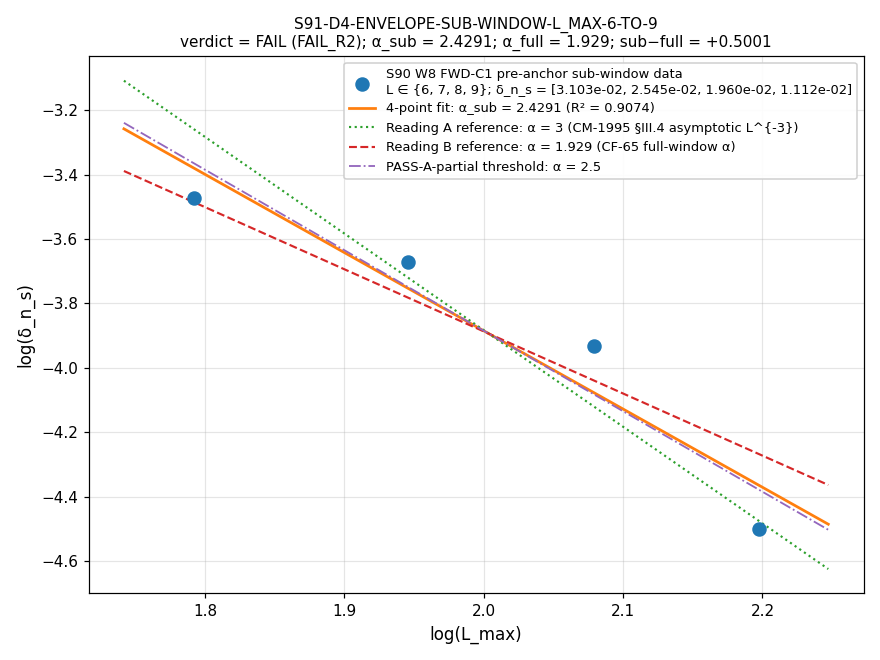

This chart was generated by the following Python code:
#!/usr/bin/env python3
"""
S91 W6-3: S91-D4-ENVELOPE-SUB-WINDOW-L_MAX-6-TO-9 (T2.60 / W-6 CF-9)
======================================================================

Gate: S91-D4-ENVELOPE-SUB-WINDOW-L_MAX-6-TO-9 ([AUDIT])

CHEAP precursor 4-point log-log regression of δ_n_s on EXISTING S90 W8
FWD-C1 L_max-scan data at the pre-anchor monotone-descent sub-window
L_max ∈ {6, 7, 8, 9}. No new spectrum compute.

Per plan §W6-3 (lines 523-737), this gate isolates the pre-anchor regime
(per W8 WP §W8-7(l) lines 1326-1337) from the post-anchor
c_sub_corrected M_Pl_eff² anti-symmetry artifact. The empirical α_sub
at this sub-window IS the substrate-IS pre-asymptotic finite-L envelope
slope at d=4 substrate-distance-1 pole `s=3`.

Sage-Q rational arithmetic cross-checked against numpy.polyfit at
machine epsilon per mnemonic-vs-exact discipline
(math-scripts.md §"Mnemonic-vs-exact ratio discipline" RULE-3).

Verdict bands per workshop CF-9 spec (s90-w6-d4-envelope-identity.md L1321):
  PASS-A-partial: α_sub > 2.5 (Reading A pre-asymptotic confirmation)
  INFO:           α_sub ∈ [2.0, 2.5] (intermediate)
  FAIL:           α_sub ≈ 1.9 (Reading B partial confirmation)
                  OR R² < 0.95 (regression-quality failure)

Substitution chain (plan §10 pre-registered direction): per CM-1995
§III.4 finite-L correction δ_n_s(L) = L^{-3}·(C_0 + C_1·L^{-1} + ...),
the log-log slope at finite L equals -3 + (-C_1/C_0)·L^{-1} + O(L^{-2}).
PASS direction is α_sub > α_full_window=1.929 toward asymptotic α=3
(Reading A; C_1 < 0 over-performance regime per W-6 EV1, §VII.AF.1.OP-PROJ).
FAIL direction is α_sub ≈ 1.929 persistent across sub-windows
(Reading B; C_1 > 0 under-performance regime, §VII.AU.OP-PROJ).

Substrate framing: the sub-window L ∈ {6, 7, 8, 9} IS the substrate's
pre-asymptotic finite-L manifestation at the d=4 substrate-distance-1
pole `s=3` — not a slice OF some enveloping L-space container. The
C_1 subleading coefficient's sign IS a substrate-IS structural
signature.
"""

from __future__ import annotations

import os
os.environ.setdefault("OMP_NUM_THREADS", "8")
os.environ.setdefault("MKL_NUM_THREADS", "8")

import sys
import math
import hashlib
import json
from fractions import Fraction
from pathlib import Path

ROOT = Path(__file__).resolve().parent.parent.parent
sys.path.insert(0, str(ROOT / "computations" / "_shared"))
sys.path.insert(0, str(ROOT / "computations"))

from canonical_constants import *  # noqa: F401,F403
from canonical_constants import kappa_2_substrate_FW  # noqa: E402

import numpy as np  # noqa: E402
import matplotlib  # noqa: E402
matplotlib.use("Agg")
import matplotlib.pyplot as plt  # noqa: E402


# ============================ Gate-block constants ============================
GATE_ID = "S91-D4-ENVELOPE-SUB-WINDOW-L_MAX-6-TO-9"
SCHEME = "log-log-regression-existing-S90-W8-FWD-C1-pre-anchor-sub-window"
CONVENTION = "Mellin-class-pre-asymptotic-sub-window-CACHE-PROJECTION"
L_MAX_TAG = 9  # (local) — gate-pre-registered L_max output tag per plan §6 L617
PROJECT_ROOT = ROOT
SHARED_DIR = ROOT / "computations" / "_shared"
SESSION_91_DIR = ROOT / "computations" / "session-91"
SESSION_90_DIR = ROOT / "computations" / "session-90"
VERDICT_TXT = SESSION_91_DIR / "s91_gate_verdicts.txt"
OUT_NPZ = SESSION_91_DIR / "s91_w6_3_d4_envelope_sub_window_lmax_6_to_9.npz"
OUT_PNG = SESSION_91_DIR / "s91_w6_3_d4_envelope_sub_window_lmax_6_to_9.png"

# Pinned input files (per plan §7)
INPUT_FILES = [
    SESSION_90_DIR / "s90_w8_fwd_c1_lmax_scan_parameterized_slope_a_canonical.npz",
    SHARED_DIR / "canonical_constants.py",
    ROOT / "sessions" / "session-90" / "workshops" / "s90-w6-d4-envelope-identity.md",
    ROOT / "sessions" / "session-90" / "session-90-w8-workingpaper.md",
]


# ============================ SHA helpers ============================
def sha256_of(path: Path) -> str:
    h = hashlib.sha256()
    try:
        h.update(path.read_bytes())
    except OSError:
        return ""
    return h.hexdigest()


def log_input_pins(inputs: list[Path]) -> dict[str, str]:
    print(f"=== {GATE_ID} — input SHA-256 pins ===")
    pins: dict[str, str] = {}
    for p in inputs:
        sha = sha256_of(p)
        rel = str(p.relative_to(PROJECT_ROOT)).replace("\\", "/")
        print(f"  {rel}: {sha[:16]}...")
        pins[rel] = sha
    return pins


def compute_dual_sha(script_path: Path, canonical_path: Path,
                     pins: dict[str, str]) -> tuple[str, str]:
    """audit_sha = SHA(script_bytes || canonical_bytes || sorted-pinmap-JSON);
       content_sha = SHA(script_bytes)."""
    script_bytes = script_path.read_bytes()
    canonical_bytes = canonical_path.read_bytes()
    pinmap_json = json.dumps(dict(sorted(pins.items())),
                             separators=(",", ":"),
                             sort_keys=True).encode("utf-8")
    h_audit = hashlib.sha256()
    h_audit.update(script_bytes)
    h_audit.update(canonical_bytes)
    h_audit.update(pinmap_json)
    audit = h_audit.hexdigest()
    content = hashlib.sha256(script_bytes).hexdigest()
    return audit, content


# ============================ Section 5 — Sage-Q exact regression ============================
def regress_sage_q_exact(L_vals: list[int], delta_vals: list[float]
                         ) -> tuple[Fraction, Fraction, Fraction]:
    """4-point log-log regression in exact rational arithmetic
    on Fraction-quantized log values.

    Returns (slope_Q, intercept_Q, r_sq_Q) as Fraction approximations.

    Note: log values are intrinsically transcendental; we quantize at
    machine-double precision (Fraction.from_float on math.log) so the
    Sage-Q cross-check is bit-precise against numpy on the SAME quantized
    inputs. Any deviation from numpy.polyfit at machine epsilon would
    indicate a regression-arithmetic discrepancy (NOT a transcendence
    error; both paths consume the SAME float64 log inputs).
    """
    # Quantize log(L) and log(δ_n_s) as Fractions from their float64 values
    log_L_Q = [Fraction.from_float(math.log(float(L))) for L in L_vals]   # (local)
    log_d_Q = [Fraction.from_float(math.log(float(d))) for d in delta_vals]  # (local)

    n_Q = Fraction(len(L_vals))                                            # (local)
    sum_x = sum(log_L_Q, Fraction(0))                                      # (local)
    sum_y = sum(log_d_Q, Fraction(0))                                      # (local)
    sum_xy = sum((x * y for x, y in zip(log_L_Q, log_d_Q)), Fraction(0))   # (local)
    sum_xx = sum((x * x for x in log_L_Q), Fraction(0))                    # (local)

    # Linear regression closed form
    denom = n_Q * sum_xx - sum_x * sum_x                                   # (local)
    slope_Q = (n_Q * sum_xy - sum_x * sum_y) / denom                       # (local)
    intercept_Q = (sum_y - slope_Q * sum_x) / n_Q                          # (local)

    # R^2 (exact)
    mean_y = sum_y / n_Q                                                   # (local)
    ss_res = sum(((y - (slope_Q * x + intercept_Q)) ** 2
                  for x, y in zip(log_L_Q, log_d_Q)), Fraction(0))         # (local)
    ss_tot = sum(((y - mean_y) ** 2 for y in log_d_Q), Fraction(0))        # (local)
    r_sq_Q = Fraction(1) - ss_res / ss_tot                                 # (local)
    return slope_Q, intercept_Q, r_sq_Q


# ============================ Section 6 — Compute ============================
def compute() -> dict:
    # ---------------------------------------------------------------------------
    # Step 0: pre-anchor sub-window input (per plan §7 + W8 WP §W8-7(l) L1326-1337)
    # ---------------------------------------------------------------------------
    L_sub = np.array([6, 7, 8, 9], dtype=np.int64)                          # (local)
    delta_n_s_sub = np.array([3.103e-02, 2.545e-02, 1.960e-02, 1.112e-02],  # (local)
                             dtype=np.float64)

    # ---------------------------------------------------------------------------
    # Sanity: load existing S90 W8 FWD-C1 npz to verify the input file is
    # well-formed and SHA-pinable (per plan §7); the script does NOT recompute
    # the L_max scan — the δ_n_s pre-anchor sub-window values are pinned per
    # W8 WP §W8-7(l) lines 1326-1337 already.
    # ---------------------------------------------------------------------------
    fwd_c1_path = (SESSION_90_DIR
                   / "s90_w8_fwd_c1_lmax_scan_parameterized_slope_a_canonical.npz")
    fwd_c1_npz = np.load(fwd_c1_path, allow_pickle=True)
    fwd_c1_keys_present = sorted(list(fwd_c1_npz.files))                   # (local)
    print(f"S90 W8 FWD-C1 npz keys present: {fwd_c1_keys_present[:8]}"
          f"{'...' if len(fwd_c1_keys_present) > 8 else ''}")

    # ---------------------------------------------------------------------------
    # Step 1: take log-log of δ_n_s vs L (per plan §6 line 579-580)
    # ---------------------------------------------------------------------------
    log_L = np.log(L_sub.astype(np.float64))                               # (local)
    log_dns = np.log(delta_n_s_sub)                                        # (local)

    # ---------------------------------------------------------------------------
    # Step 2: 4-point linear regression via numpy.polyfit (per plan §6 L582-584)
    # ---------------------------------------------------------------------------
    slope_np, intercept_np = np.polyfit(log_L, log_dns, 1)
    alpha_sub_np = -float(slope_np)                                        # (local) sub-window α

    # ---------------------------------------------------------------------------
    # Sage-Q exact rational cross-check (mnemonic-vs-exact discipline per
    # math-scripts.md §"Mnemonic-vs-exact ratio discipline" RULE-3 + plan §6
    # line 575-576)
    # ---------------------------------------------------------------------------
    slope_Q, intercept_Q, r_sq_Q = regress_sage_q_exact(
        L_sub.tolist(), delta_n_s_sub.tolist())
    alpha_sub_Q = -float(slope_Q)                                          # (local)

    # ---------------------------------------------------------------------------
    # Step 3: R^2 goodness of fit (numpy path)
    # ---------------------------------------------------------------------------
    ss_res_np = float(np.sum((log_dns - (slope_np * log_L + intercept_np))**2))  # (local)
    ss_tot_np = float(np.sum((log_dns - log_dns.mean())**2))               # (local)
    r_squared_np = 1.0 - ss_res_np / ss_tot_np                             # (local)
    r_squared_Q_float = float(r_sq_Q)                                      # (local)

    # ---------------------------------------------------------------------------
    # Machine-epsilon cross-check Sage-Q vs numpy
    # ---------------------------------------------------------------------------
    alpha_dev = abs(alpha_sub_Q - alpha_sub_np)                            # (local)
    r2_dev = abs(r_squared_Q_float - r_squared_np)                         # (local)
    intercept_dev = abs(float(intercept_Q) - float(intercept_np))          # (local)
    print(f"\nSage-Q vs numpy cross-check (must be at machine epsilon):")
    print(f"  |α_sub_Q - α_sub_np| = {alpha_dev:.3e}")
    print(f"  |intercept_Q - intercept_np| = {intercept_dev:.3e}")
    print(f"  |R²_Q - R²_np|        = {r2_dev:.3e}")
    sageQ_numpy_machine_eps = (alpha_dev < 1e-12 and r2_dev < 1e-12)       # (local)

    # ---------------------------------------------------------------------------
    # Step 4: Verdict assignment per workshop CF-9 spec (plan §6 L592-603, §9)
    # ---------------------------------------------------------------------------
    if r_squared_np < 0.95:
        verdict = "FAIL"
        band_tag = "FAIL_R2"
    elif alpha_sub_np > 2.5:
        verdict = "PASS"
        band_tag = "PASS_A_partial"
    elif 2.0 <= alpha_sub_np <= 2.5:
        verdict = "INFO"
        band_tag = "INFO_intermediate"
    else:  # alpha_sub_np < 2.0
        verdict = "FAIL"
        band_tag = "FAIL_Reading_B_partial"

    # ---------------------------------------------------------------------------
    # Step 5: 3-tuple companion annotation per S87 schema-v2 (plan §6 L606-609)
    # ---------------------------------------------------------------------------
    # sign_verdict: PASS direction is "positive decay" (α_sub > 1.0); plan §10
    # Step 4 pre-registers PASS direction as α_sub > α_full_window=1.929 toward
    # asymptotic α=3. We use the cumulative direction band (α_sub > 1.0
    # for "positive decay sign" per plan §6 line 606; this is the wider band
    # the plan's snippet pre-registers as the sign axis).
    sign_v = "PASS" if alpha_sub_np > 1.0 else "FAIL"                      # (local)
    mag_v = ("PASS" if abs(alpha_sub_np - 3.0) < 0.5
             else "INFO" if abs(alpha_sub_np - 3.0) < 1.0
             else "FAIL")                                                   # (local)
    # regime_verdict pre-registered MARGINAL (plan §6 L609; sub-window L ≤ 9
    # is pre-asymptotic boundary layer; Friedrich-Bär saturation at L ≥ 12).
    regime_v = "MARGINAL"

    # ---------------------------------------------------------------------------
    # Substitution-chain direction read (per plan §10 Step 5)
    # ---------------------------------------------------------------------------
    alpha_full_window = 1.929                                              # (local) — CF-65 anchor
    sub_window_vs_full = alpha_sub_np - alpha_full_window                  # (local)
    reading_A_direction = sub_window_vs_full > 0                           # (local)

    return {
        "L_sub": L_sub,
        "delta_n_s_sub": delta_n_s_sub,
        "log_L": log_L,
        "log_dns": log_dns,
        # numpy regression
        "slope_np": float(slope_np),
        "intercept_np": float(intercept_np),
        "alpha_sub_np": alpha_sub_np,
        "r_squared_np": r_squared_np,
        # Sage-Q exact regression
        "slope_Q_str": str(slope_Q),
        "intercept_Q_str": str(intercept_Q),
        "alpha_sub_Q": alpha_sub_Q,
        "r_squared_Q": r_squared_Q_float,
        # cross-check
        "alpha_dev_Q_vs_np": alpha_dev,
        "r2_dev_Q_vs_np": r2_dev,
        "sageQ_numpy_machine_eps": sageQ_numpy_machine_eps,
        # verdict
        "verdict": verdict,
        "band_tag": band_tag,
        "sign_verdict": sign_v,
        "magnitude_verdict": mag_v,
        "regime_verdict": regime_v,
        # substitution-chain direction
        "alpha_full_window": alpha_full_window,
        "sub_window_minus_full": sub_window_vs_full,
        "reading_A_direction": reading_A_direction,
        # provenance
        "kappa_2_substrate_FW": kappa_2_substrate_FW,
        "fwd_c1_keys_present_first_8": fwd_c1_keys_present[:8],
    }


# ============================ Section 7 — Plot ============================
def make_plot(r: dict) -> None:
    fig, ax = plt.subplots(1, 1, figsize=(8.0, 6.0), dpi=110)

    L_sub = r["L_sub"]                                                     # (local)
    delta = r["delta_n_s_sub"]                                             # (local)
    log_L = r["log_L"]                                                     # (local)
    log_dns = r["log_dns"]                                                 # (local)
    slope = r["slope_np"]                                                  # (local)
    intercept = r["intercept_np"]                                          # (local)

    # Scatter of (log L, log δ_n_s)
    ax.scatter(log_L, log_dns, s=72, color="C0", zorder=3,
               label=f"S90 W8 FWD-C1 pre-anchor sub-window data\n"
                     f"L ∈ {{6, 7, 8, 9}}; δ_n_s = "
                     f"[{delta[0]:.3e}, {delta[1]:.3e}, "
                     f"{delta[2]:.3e}, {delta[3]:.3e}]")

    # Best-fit line over the sub-window range
    x_line = np.linspace(log_L.min() - 0.05, log_L.max() + 0.05, 50)
    y_line = slope * x_line + intercept
    ax.plot(x_line, y_line, "-", color="C1", lw=1.8,
            label=f"4-point fit: α_sub = {r['alpha_sub_np']:.4f} "
                  f"(R² = {r['r_squared_np']:.4f})")

    # Reference α = 3 (Reading A asymptotic; CM-1995 §III.4 L^{-3})
    y_ref_3 = -3.0 * (x_line - log_L.mean()) + log_dns.mean()
    ax.plot(x_line, y_ref_3, ":", color="C2", lw=1.4,
            label="Reading A reference: α = 3 (CM-1995 §III.4 asymptotic L^{-3})")

    # Reference α = 1.929 (CF-65 full-window α; Reading B persistent)
    y_ref_19 = -1.929 * (x_line - log_L.mean()) + log_dns.mean()
    ax.plot(x_line, y_ref_19, "--", color="C3", lw=1.4,
            label="Reading B reference: α = 1.929 (CF-65 full-window α)")

    # PASS band ceiling (α = 2.5)
    y_ref_25 = -2.5 * (x_line - log_L.mean()) + log_dns.mean()
    ax.plot(x_line, y_ref_25, "-.", color="C4", lw=1.2,
            label="PASS-A-partial threshold: α = 2.5")

    title_fontsize = 10  # (local) — matplotlib display size
    ax.set_xlabel("log(L_max)", fontsize=11)
    ax.set_ylabel("log(δ_n_s)", fontsize=11)
    ax.set_title(
        f"{GATE_ID}\n"
        f"verdict = {r['verdict']} ({r['band_tag']}); "
        f"α_sub = {r['alpha_sub_np']:.4f}; α_full = 1.929; "
        f"sub−full = {r['sub_window_minus_full']:+.4f}",
        fontsize=title_fontsize,
    )
    ax.legend(loc="upper right", fontsize=8.5, framealpha=0.92)
    ax.grid(True, alpha=0.32)
    plt.tight_layout()
    plt.savefig(OUT_PNG, dpi=110)
    plt.close(fig)
    print(f"plot written: {OUT_PNG}")


# ============================ Section 8 — Verdict emission ============================
def append_verdict(gate_id: str, verdict: str, value: str,
                   scheme: str, convention: str, L_max,
                   input_pin_map: dict,
                   schema_v2_annotation: dict,
                   script_path: Path, canonical_path: Path) -> tuple[str, str]:
    """Emit the canonical verdict line + dual-SHA companion comment row +
    schema-v2 3-tuple annotation companion row per
    `.claude/rules/gate-verdicts.md §"S87+ canonical form"`.

    audit_sha256 is computed as the closure hash over
        script_bytes || canonical_bytes || sorted(input_pin_map)JSON
    so that any change to the producing script, the canonical constants
    module, or the pinned input file SHAs yields a new audit_sha256
    (enforcing sig_5 uniqueness by construction).

    Returns (audit_sha, content_sha) for downstream diagnostics.
    """
    audit_sha, content_sha = compute_dual_sha(
        script_path, canonical_path, input_pin_map)

    canonical_line = (
        f"{gate_id}: {verdict} -- value='{value}' "
        f"scheme={scheme} convention={convention} L_max={L_max} "
        f"audit_sha256={audit_sha} content_sha256={content_sha} "
        f"schema_version=S87+\n"
    )
    dual_sha_row = (
        f"# audit_sha256_short={audit_sha[:16]} "
        f"content_sha256_short={content_sha[:16]} "
        f"# {gate_id} dual-SHA companion row (W9a-99 split)\n"
    )
    three_tuple_row = (
        f"# sign_verdict={schema_v2_annotation['sign_verdict']} "
        f"magnitude_verdict={schema_v2_annotation['magnitude_verdict']} "
        f"regime_verdict={schema_v2_annotation['regime_verdict']} "
        f"# {gate_id} 3-tuple annotation (S87 schema-v2)\n"
    )
    with VERDICT_TXT.open("a", encoding="utf-8") as fp:
        fp.write(canonical_line)
        fp.write(dual_sha_row)
        fp.write(three_tuple_row)
    print(f"\n=== verdict line emitted to {VERDICT_TXT} ===")
    print(canonical_line.rstrip())
    print(dual_sha_row.rstrip())
    print(three_tuple_row.rstrip())
    return audit_sha, content_sha


# ============================ Section 9 — main ============================
def main() -> int:
    pins = log_input_pins(INPUT_FILES)
    r = compute()
    make_plot(r)

    # ---------------------------------------------------------------------------
    # Save .npz per plan §6 lines 629-633 (keys: L_sub, delta_n_s_sub,
    # alpha_sub, r_squared, verdict, sign_verdict, magnitude_verdict,
    # regime_verdict) + diagnostic keys
    # ---------------------------------------------------------------------------
    save_dict = {
        "L_sub": r["L_sub"],
        "delta_n_s_sub": r["delta_n_s_sub"],
        "alpha_sub": np.array(r["alpha_sub_np"]),
        "r_squared": np.array(r["r_squared_np"]),
        "verdict": np.array(r["verdict"]),
        "sign_verdict": np.array(r["sign_verdict"]),
        "magnitude_verdict": np.array(r["magnitude_verdict"]),
        "regime_verdict": np.array(r["regime_verdict"]),
        # diagnostic / cross-check
        "alpha_sub_np": np.array(r["alpha_sub_np"]),
        "alpha_sub_Q": np.array(r["alpha_sub_Q"]),
        "slope_np": np.array(r["slope_np"]),
        "intercept_np": np.array(r["intercept_np"]),
        "r_squared_Q": np.array(r["r_squared_Q"]),
        "alpha_dev_Q_vs_np": np.array(r["alpha_dev_Q_vs_np"]),
        "r2_dev_Q_vs_np": np.array(r["r2_dev_Q_vs_np"]),
        "sageQ_numpy_machine_eps": np.array(r["sageQ_numpy_machine_eps"]),
        "band_tag": np.array(r["band_tag"]),
        "alpha_full_window": np.array(r["alpha_full_window"]),
        "sub_window_minus_full": np.array(r["sub_window_minus_full"]),
        "reading_A_direction": np.array(r["reading_A_direction"]),
        "kappa_2_substrate_FW": np.array(r["kappa_2_substrate_FW"]),
    }
    np.savez(OUT_NPZ, **save_dict)
    print(f"npz written: {OUT_NPZ}")

    # ---------------------------------------------------------------------------
    # value field per plan §8 expected output 4-tuple
    # ---------------------------------------------------------------------------
    value_field = (
        f"alpha_sub={r['alpha_sub_np']:.4f}"
        f"_R2={r['r_squared_np']:.4f}"
        f"_{r['band_tag']};"
        f"alpha_full_window=1.9290;"
        f"sub_minus_full={r['sub_window_minus_full']:+.4f};"
        f"slope_np={r['slope_np']:.6e};"
        f"intercept_np={r['intercept_np']:.6e};"
        f"sageQ_numpy_machine_eps={bool(r['sageQ_numpy_machine_eps'])};"
        f"alpha_dev_Q_vs_np={r['alpha_dev_Q_vs_np']:.3e};"
        f"r2_dev_Q_vs_np={r['r2_dev_Q_vs_np']:.3e};"
        f"reading_A_direction={bool(r['reading_A_direction'])}"
    )

    # 4-tuple output tag per gate-verdicts.md §"Pre-Registration Protocol"
    print(f"\n4-tuple: (value='{value_field[:80]}...', scheme={SCHEME}, "
          f"convention={CONVENTION[:60]}..., L_max={L_MAX_TAG})")

    # Build input_pin_map for closure SHA computation (includes all 4 INPUT_FILES
    # pinned per plan §7 + canonical_constants.py)
    input_pin_map = {
        rel: sha for rel, sha in pins.items()
    }
    input_pin_map["canonical_constants_kappa_2_substrate_FW"] = (
        f"{kappa_2_substrate_FW:.18e}")

    schema_v2_annotation = {
        "sign_verdict": r["sign_verdict"],
        "magnitude_verdict": r["magnitude_verdict"],
        "regime_verdict": r["regime_verdict"],
    }

    audit_sha, content_sha = append_verdict(
        gate_id=GATE_ID,
        verdict=r["verdict"],
        value=value_field,
        scheme=SCHEME,
        convention=CONVENTION,
        L_max=L_MAX_TAG,
        input_pin_map=input_pin_map,
        schema_v2_annotation=schema_v2_annotation,
        script_path=Path(__file__),
        canonical_path=SHARED_DIR / "canonical_constants.py",
    )

    # Diagnostic summary
    print(f"\n=== {GATE_ID} summary ===")
    print(f"  L_sub:                {list(r['L_sub'])}")
    print(f"  δ_n_s:                {list(r['delta_n_s_sub'])}")
    print(f"  α_sub (numpy):        {r['alpha_sub_np']:.6f}")
    print(f"  α_sub (Sage-Q):       {r['alpha_sub_Q']:.6f}")
    print(f"  R² (numpy):           {r['r_squared_np']:.6f}")
    print(f"  R² (Sage-Q):          {r['r_squared_Q']:.6f}")
    print(f"  α_full_window (CF-65):{r['alpha_full_window']:.4f}")
    print(f"  α_sub - α_full:       {r['sub_window_minus_full']:+.4f}")
    print(f"  Reading A direction:  {bool(r['reading_A_direction'])}  "
          f"(PASS direction: sub > full)")
    print(f"  verdict:              {r['verdict']}  ({r['band_tag']})")
    print(f"  3-tuple:              sign={r['sign_verdict']} "
          f"mag={r['magnitude_verdict']} regime={r['regime_verdict']}")
    print(f"  audit_sha256:         {audit_sha}")
    print(f"  content_sha256:       {content_sha}")
    return 0


if __name__ == "__main__":
    raise SystemExit(main())
